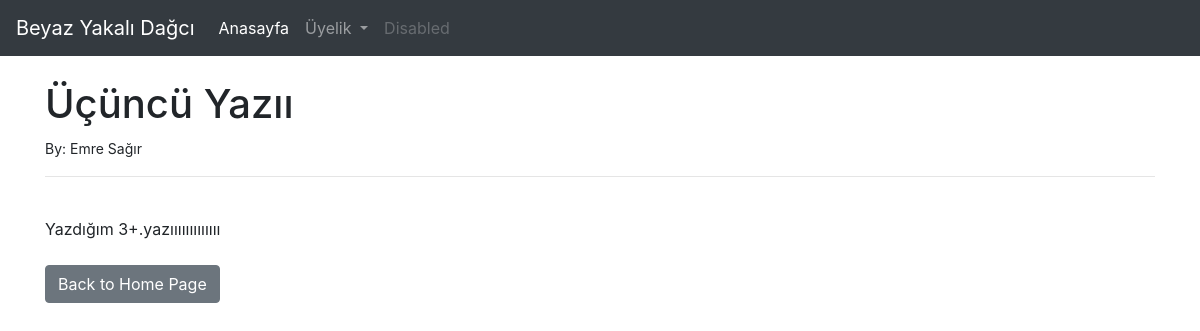
Page /article/3 on the committed database.
### blog/models.py (models this page shows, shortened)
class Post(models.Model):
    title = models.CharField(max_length=255)
    author = models.ForeignKey(User, on_delete=models.CASCADE)
    body = models.TextField()

### blog/views.py (the view)
# urls.py: path('article/<int:pk>', ArticleDetailView.as_view(), name='article-detail'),
class ArticleDetailView(DetailView):
    model = Post
    template_name = 'article_details.html'

### blog/templates/article_details.html (shortened to what this page needs)
{% extends 'base.html' %}
{% block content %}
<h1>{{ post.title }}</h1>
<small> By: {{ post.author.first_name }} {{ post.author.last_name }}
</small> <br/>
<hr>
<br/>
{{ post.body }}
<br/> <br/>
<a href="{% url 'home' %}" class="btn btn-secondary" > Back to Home Page</a>
{% endblock %}

### rows in the picture
Post: title "Üçüncü Yazıı", author.first_name "Emre", author.last_name "Sağır", body "Yazdığım 3+.yazııııııııııııı"
